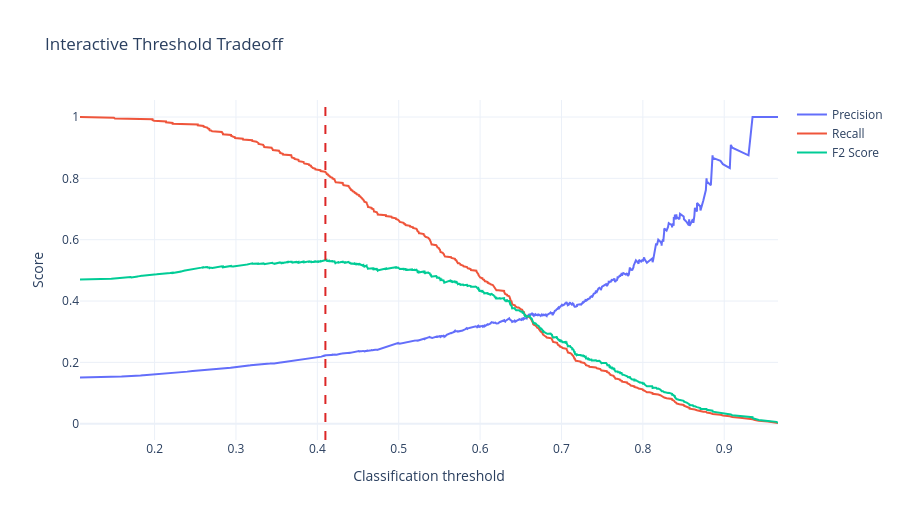

The notebook cell this image was saved under:
### Markdown cell above
## Metric Choice and Optimal Threshold

For this problem, recall matters more than raw accuracy because missing a high-risk CHD patient is more harmful than sending a lower-risk patient for follow-up. Precision still matters because a screening process with too many false positives becomes noisy and expensive.

F2 is therefore used to choose the classification threshold. F2 weights recall more heavily than precision, which fits a preventive healthcare screening context.

To avoid selecting the threshold on the final test set, out-of-fold probabilities are calculated on the training data, the F2-maximizing threshold is selected there, and that threshold is evaluated only once on the untouched test set.

### Code cell
oof_probabilities = cross_val_predict(
    best_model,
    X_train,
    y_train,
    cv=cv,
    method="predict_proba",
    n_jobs=1,
)[:, 1]

precision, recall, thresholds = precision_recall_curve(y_train, oof_probabilities)
beta = 2
f2_scores = (1 + beta**2) * precision * recall / (
    beta**2 * precision + recall + 1e-12
)

best_threshold_index = np.nanargmax(f2_scores[:-1])
optimal_threshold = float(thresholds[best_threshold_index])

print(f"Optimal F2 threshold from training folds: {optimal_threshold:.3f}")
print(f"Training-fold precision at threshold: {precision[best_threshold_index]:.3f}")
print(f"Training-fold recall at threshold: {recall[best_threshold_index]:.3f}")
print(f"Training-fold F2 at threshold: {f2_scores[best_threshold_index]:.3f}")

threshold_curve = pd.DataFrame(
    {
        "threshold": thresholds,
        "precision": precision[:-1],
        "recall": recall[:-1],
        "f2_score": f2_scores[:-1],
    }
)

fig = go.Figure()
for metric in ["precision", "recall", "f2_score"]:
    fig.add_trace(
        go.Scatter(
            x=threshold_curve["threshold"],
            y=threshold_curve[metric],
            mode="lines",
            name=metric.replace("_", " ").title(),
        )
    )
fig.add_vline(x=optimal_threshold, line_dash="dash", line_color="#dc2626")
fig.update_layout(
    title="Interactive Threshold Tradeoff",
    xaxis_title="Classification threshold",
    yaxis_title="Score",
    template="plotly_white",
    height=520,
)
fig.write_html(CHART_DIR / "interactive_threshold_tradeoff.html")
fig.show()

### Figure 1 — Plotly figure (JSON) as saved in the notebook; plotly's stock layout.template omitted (floating-point values rounded to 4 significant figures; data arrays with more than 128 entries replaced by an {"elided": "..."} marker saying what was removed)
{"data": [{"mode": "lines", "name": "Precision", "type": "scatter", "x": {"elided": "2712 float values"}, "y": {"elided": "2712 float values"}}, {"mode": "lines", "name": "Recall", "type": "scatter", "x": {"elided": "2712 float values"}, "y": {"elided": "2712 float values"}}, {"mode": "lines", "name": "F2 Score", "type": "scatter", "x": {"elided": "2712 float values"}, "y": {"elided": "2712 float values"}}], "layout": {"height": 520, "shapes": [{"line": {"color": "#dc2626", "dash": "dash"}, "type": "line", "x0": 0.4099, "x1": 0.4099, "xref": "x", "y0": 0, "y1": 1, "yref": "y domain"}], "title": {"text": "Interactive Threshold Tradeoff"}, "xaxis": {"title": {"text": "Classification threshold"}}, "yaxis": {"title": {"text": "Score"}}}}
